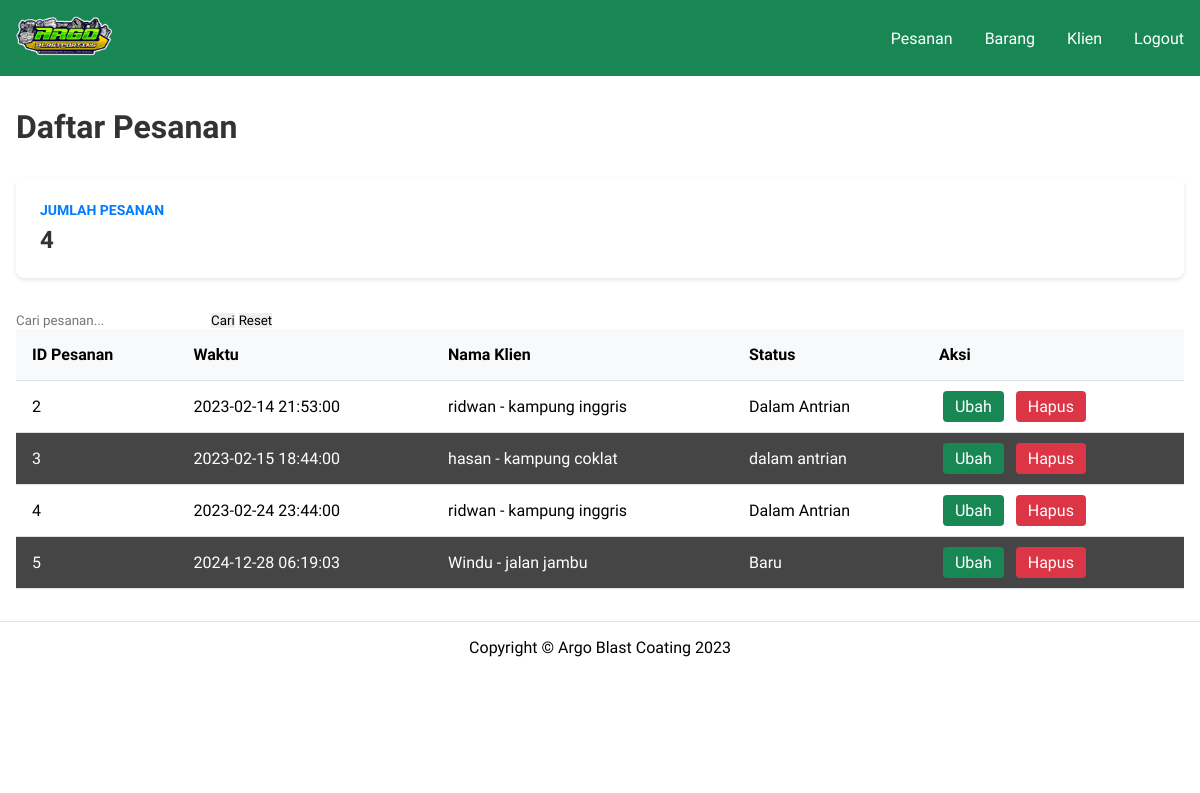
Screenshot of /pesanan.php (signed in) with the database file from the repository.
### tables this page shows
CREATE TABLE `tb_pesanan` (
  `id_pesanan` int NOT NULL,
  `id_pemesan` int NOT NULL,
  `waktu_pesan` datetime NOT NULL DEFAULT CURRENT_TIMESTAMP ON UPDATE CURRENT_TIMESTAMP,
  `kstatus` varchar(50) NOT NULL
);

CREATE TABLE `tb_klien` (
  `id_pemesan` int NOT NULL,
  `nama` varchar(100) NOT NULL,
  `no_hp` varchar(16) NOT NULL,
  `alamat` text NOT NULL
);

### controllers/pesananController.php (called while the page is built, shortened)
<?php
function pesanan() {
    return "SELECT p.*, k.nama, k.alamat FROM tb_pesanan p
            JOIN tb_klien k ON p.id_pemesan=k.id_pemesan";
}

### pesanan.php (the view, shortened to what this page needs)
<?php
    require 'controllers/pesananController.php';
    $query = pesanan();
?>
<!DOCTYPE html>
<html lang="en">
<head>
    <link rel="stylesheet" href="style.css">
    <link rel="stylesheet" href="assets/css/dashboard.css">
    <link rel="stylesheet" href="assets/css/modal.css">
</head>
<body>
    <nav class="navbar">
    <div class="nav-container">
            <a href="index.php"><img src="assets/img/argo-jaya.png" alt="Argo Jaya" class="ikon"></a>
            <div class="nav-menu" id="navbarTogglerDemo01">
                <ul class="nav-list">
                    <li class="nav-item">
                        <a class="nav-link" href="pesanan.php">Pesanan</a>
                    </li>
                    <li class="nav-item">
                        <a class="nav-link" href="barang.php">Barang</a>
                    </li>
                    <li class="nav-item">
                        <a class="nav-link" href="klien.php">Klien</a>
                    </li>
                    <li class="nav-item">
                        <a class="nav-link" href="logout.php">Logout</a>
                    </li>
                </ul>
            </div>
        </div>
    </nav>
    <div class="container">
        <h1 class="page-title">Daftar Pesanan</h1>
        <div class="summary-card">
            <div class="card">
                <div class="card-content">
                    <div class="card-info">
                        <div class="card-label">Jumlah Pesanan</div>
                        <div class="card-value">
                            <?php
                                $count_query = mysqli_query($conn, "SELECT COUNT(*) as count FROM tb_pesanan");
                                $count_result = mysqli_fetch_assoc($count_query);
                                echo $count_result['count'];
                            ?>
                        </div>
                    </div>
                </div>
            </div>
        </div>
        <div class="data-card">
            <div class="search-section">
                <form method="post">
                    <div class="search-group">
                        <input type="text" name="tcari" class="search-input" placeholder="Cari pesanan...">
                        <button class="search-btn" type="submit" name="bcari">Cari</button>
                        <button class="reset-btn" type="submit" name="breset">Reset</button>
                    </div>
                </form>
            </div>
            <div class="table-wrapper">
                <table class="data-table">
                    <thead>
                        <tr>
                            <th>ID Pesanan</th>
                            <th>Waktu</th>
                            <th>Nama Klien</th>
                            <th>Status</th>
                            <th>Aksi</th>
                        </tr>
                    </thead>
                    <tbody>
                        <?php
                        $getpesanan = mysqli_query($conn, $query);
                        while($p = mysqli_fetch_array($getpesanan)){
                            $idPesanan = $p['id_pesanan'];
                            $waktuPesan = $p['waktu_pesan'];
                            $namaKlien = $p['nama'];
                            $alamat = $p['alamat'];
                            $status = $p['kstatus'];
                        ?>
                        <tr>
                            <td><?=$idPesanan?></td>
                            <td><?=$waktuPesan?></td>
                            <td><?=$namaKlien?> - <?=$alamat?></td>
                            <td><?=$status?></td>
                            <td class="action-cell">
                                <a class="view-btn" href="#" onclick="openEditModal('<?=$idPesanan?>', '<?=$status?>', '<?=$waktuPesan?>')">Ubah</a>
                                <a class="delete-btn" href="#" onclick="confirmDelete('<?=$idPesanan?>')">Hapus</a>
                            </td>
                        </tr>
                        <?php }; ?>
                    </tbody>
                </table>
            </div>
        </div>
    </div>
    <footer class="footer">
        <div class="footer-content">
            <span class="copyright">Copyright &copy; Argo Blast Coating 2023</span>
        </div>
    </footer>
</body>
</html>

### assets/css/style.css (style rules this page uses)
* { margin: 0; padding: 0; box-sizing: border-box; outline: none; border: none; text-decoration: none; }
html { scroll-behavior: smooth; }
.ikon { width: 6rem; height: 4rem; }
.daftar-harga .tb-view, td { text-align: center; padding: 0.5rem 0; }
.daftar-harga .tb-view, tr:nth-child(even) { background-color: #454545; color: #ffffff; }
footer { background-color: #bd4c00; text-align: center; height: 9rem; }

### assets/css/dashboard.css (style rules this page uses)
* { margin: 0; padding: 0; box-sizing: border-box; outline: none; border: none; text-decoration: none; font-family: "Racing Sans One", cursive; }
html { scroll-behavior: smooth; }
.navbar { background-color: #198754; padding: 1rem 0; }
.nav-container { max-width: 1200px; margin: 0 auto; padding: 0 1rem; display: flex; justify-content: space-between; align-items: center; }
.ikon { height: 40px; }
.nav-list { display: flex; gap: 2rem; list-style: none; }
.nav-link { color: white; font-size: 1rem; transition: color 0.3s; }
.container { max-width: 1200px; margin: 0 auto; padding: 2rem 1rem; }
.page-title { color: #333; margin-bottom: 2rem; }
.card { background-color: white; border-radius: 0.5rem; box-shadow: 0 2px 4px rgba(0, 0, 0, 0.1); padding: 1.5rem; margin-bottom: 2rem; }
.card-content { display: flex; justify-content: space-between; align-items: center; }
.card-label { color: #007bff; font-size: 0.875rem; font-weight: bold; text-transform: uppercase; margin-bottom: 0.5rem; }
.card-value { font-size: 1.5rem; font-weight: bold; color: #333; }
.table-wrapper { overflow-x: auto; }
.data-table { width: 100%; border-collapse: collapse; }
.data-table th, .data-table td { padding: 1rem; text-align: left; border-bottom: 1px solid #dee2e6; }
.data-table th { background-color: #f8f9fa; font-weight: bold; }
.view-btn, .delete-btn { padding: 0.375rem 0.75rem; border-radius: 0.25rem; color: white; margin: 0 0.25rem; }
.view-btn { background-color: #198754; }
.delete-btn { background-color: #dc3545; }
.footer { background-color: white; padding: 1rem 0; bottom: 0; width: 100%; text-align: center; border-top: 1px solid #dee2e6; }

### rows the page displays
tb_pesanan: id_pesanan "2", waktu_pesan "2023-02-14 21:53:00", id_pemesan.nama "ridwan", id_pemesan.alamat "kampung inggris", kstatus "Dalam Antrian"
tb_pesanan: id_pesanan "3", waktu_pesan "2023-02-15 18:44:00", id_pemesan.nama "hasan", id_pemesan.alamat "kampung coklat", kstatus "dalam antrian"
tb_pesanan: id_pesanan "4", waktu_pesan "2023-02-24 23:44:00", id_pemesan.nama "ridwan", id_pemesan.alamat "kampung inggris", kstatus "Dalam Antrian"
tb_pesanan: id_pesanan "5", waktu_pesan "2024-12-28 06:19:03", id_pemesan.nama "Windu", id_pemesan.alamat "jalan jambu", kstatus "Baru"

### other values shown
$count_result['count'] "4"
